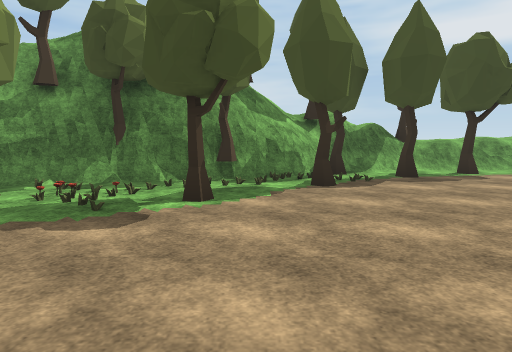
View 1 (above)

24 first-person views from a walk through a Unity game level. The camera is 1.4 m above the floor, tilts 6° down and sees 75° across. The floor is counted in squares, 2 m on a side. Each view is taken from the middle of a square. On the plan, view 1 faces up. The plan holds only what a view shows up to about 10 squares ahead; the rest is blank. The place goes on beyond the plan. Some animated figures are left out. Some surface patterns are stand-ins.

View 2
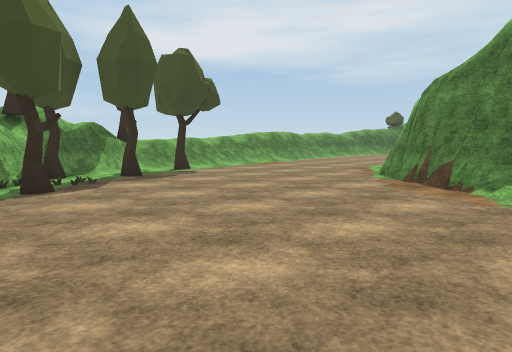

View 3
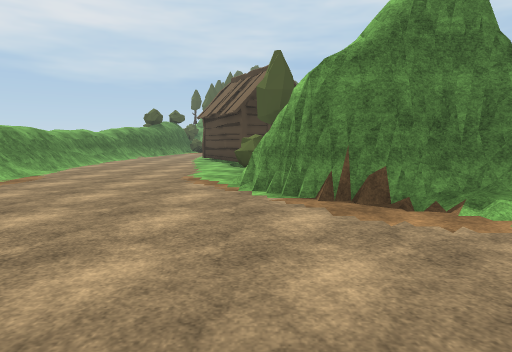

View 4
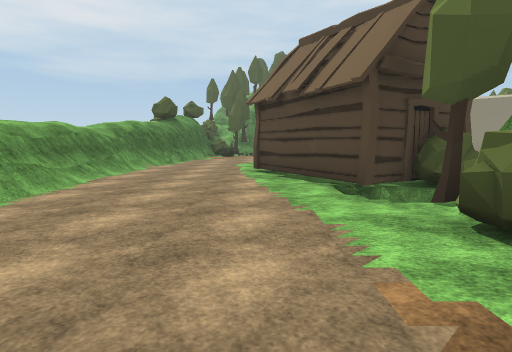

View 5
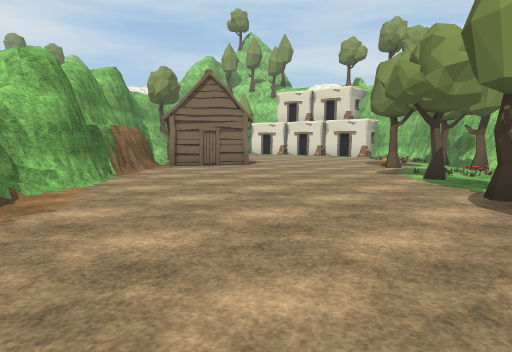

View 6
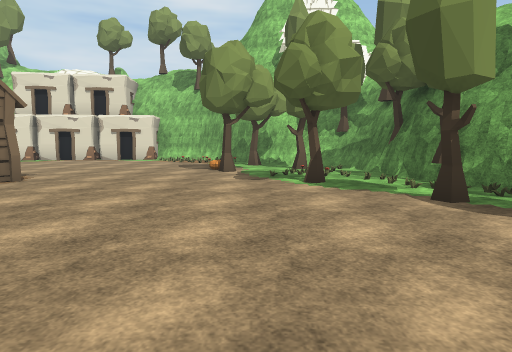

View 7
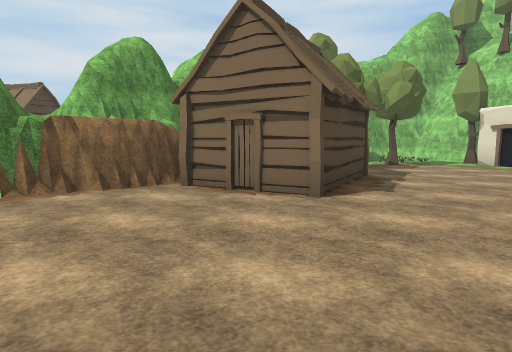

View 8
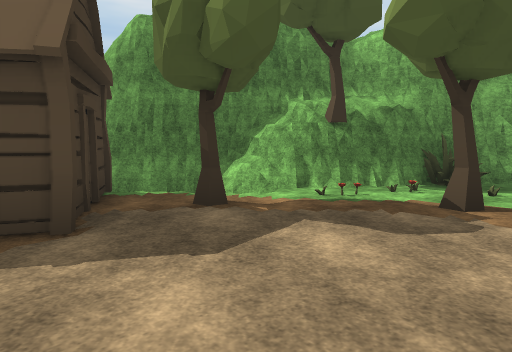

View 9
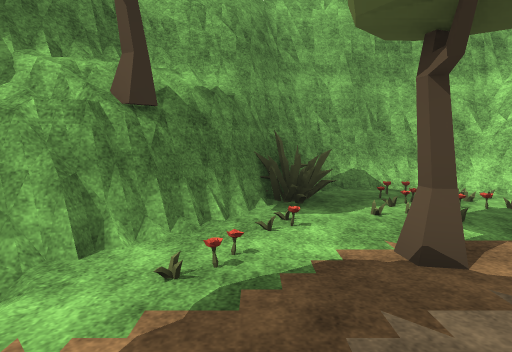

View 10
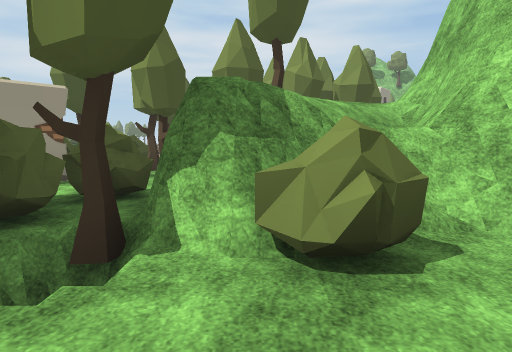

View 11
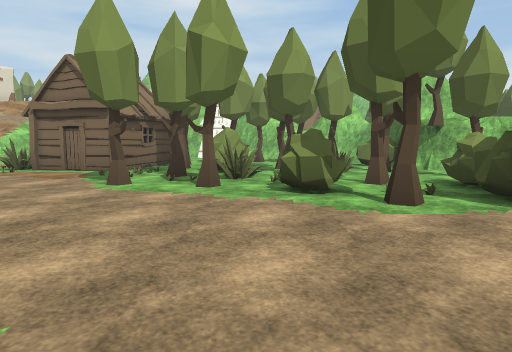

View 12
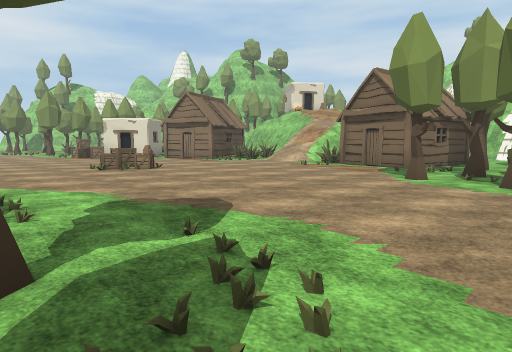

View 13
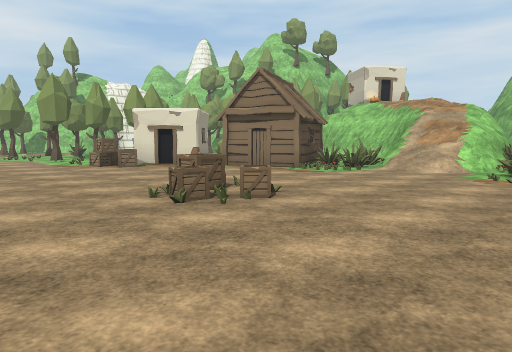

View 14
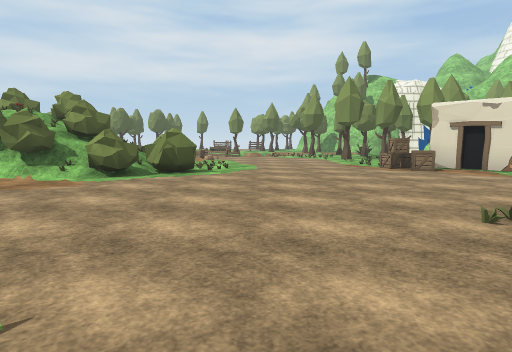

View 15
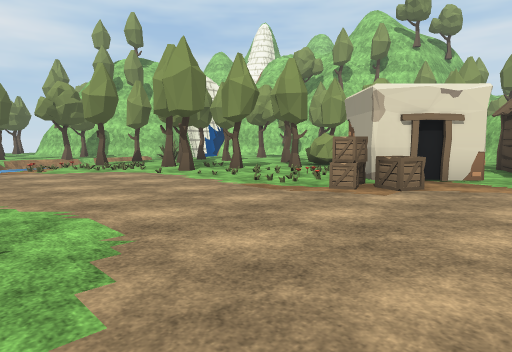

View 16
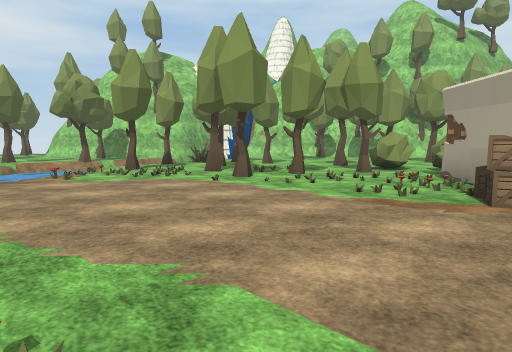

View 17
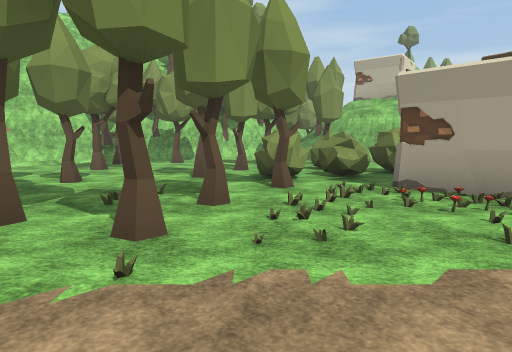

View 18
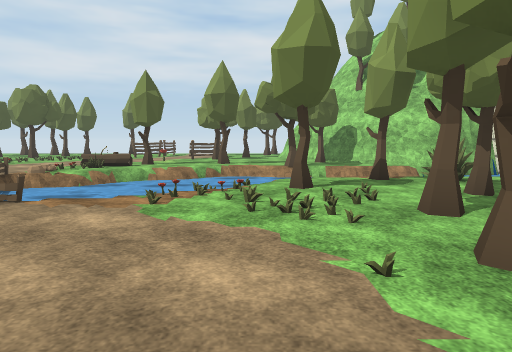

View 19
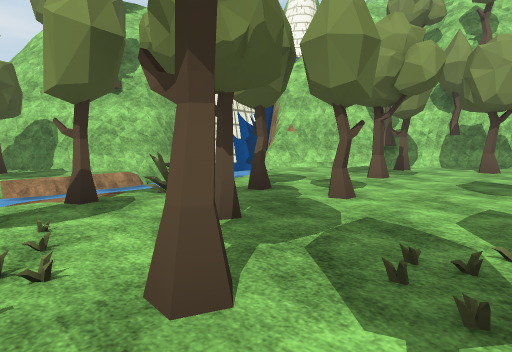

View 20
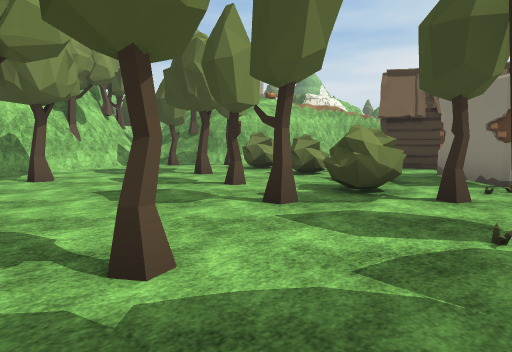

View 21
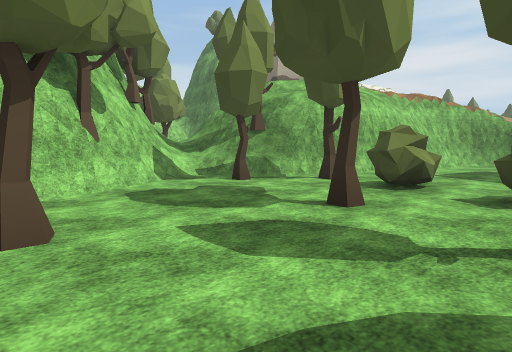

View 22
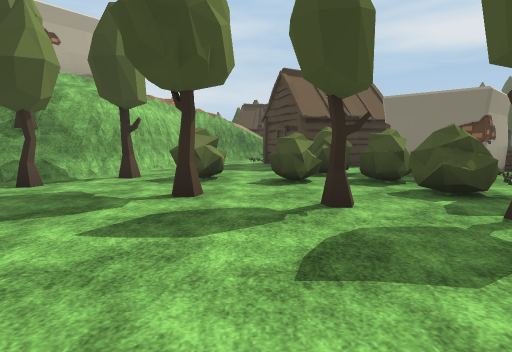

View 23
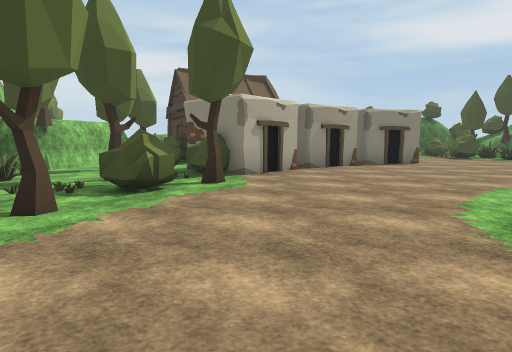

View 24
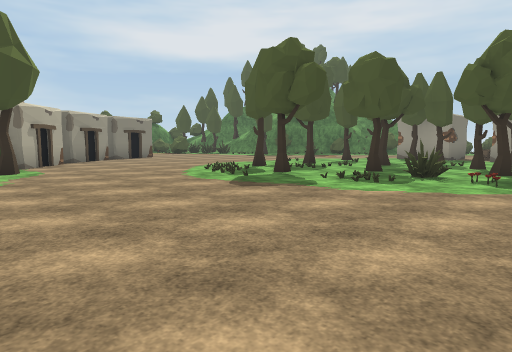

### Floor plan
Key: @ floor where view 1 was taken; # wall or solid block; . main floor; : floor 0.75 m higher than the main floor; + floor 3.75 m higher than the main floor; / step, stairs or slope; = window, fence, low wall or low ledge; ≈ water the walk keeps out of; ^ raised ledge; v drop or lower ground; T tree; B bush; H hut; F flower; C crate; E fence; L log; O other object.
Columns run from 5 left of view 1 to 22 right of it. Each row starts with its distance up from view 1.
  9        ##T//    #====
  8       ###/// //==/////#
  7     ###T..T............
  6 ###TT...T..............
  5 #/O...T.............H..
  4 #OTOT.............HHH
  3 T.O.........#.BBTH..H
  2  .T........###^##BBH  O  O
  1 ...........###^##B.   ###...
  0 .....@...### ###...#O##.....
 -1 ....H....##  ##..TB###.....
 -2 ....HHH###   BBT..BB#......
 -3 .....H##      T..T.T......
 -4 ...HH #      T.TT.BB.....
 -5 ...THH#     T....#.......T
 -6 ....v##      T.B.#T........T
 -7 .TF###       TT.T.T.....T...
 -8 O.O##        HHH.........T.T
 -9 O.##           H............
-10 ###            HO........#..
-11               .=........OOT
-12            ##/=/.........
-13             ////....CC....
-14            /## .....C......
-15            #/ ##...........
-16            #.  HH...........
-17           ##..H.H...........
-18       OO###...HHHO.......BBB
-19        OO+#......##C..... :B
-20       #####...BB###CC.... O
-21        ###.TB.BBBOOO..... O=
-22        ##T.....BB........
-23         #...T.TBBTT......
-24         #T.....T...T....
-25         ##.........T.....
-26          #.T....T.T...O≈E
-27           T=T.T..T..TOO
-28           #T.....#.T.≈ ≈≈≈
-29           ###...≈ ≈≈  ≈≈≈≈O
-30             ##     ≈ ≈≈≈≈OO
-31              #≈ ≈≈≈≈T≈≈..L
-32              #####    T T=

Where each view was taken, in squares from view 1:
view 1: 0 up, 0 right, facing up
view 2: 0 up, 0 right, facing up-right
view 3: 3 up, 2 right, facing right
view 4: 5 up, 7 right, facing right
view 5: 6 up, 6 right, facing down-left
view 6: 3 up, 5 right, facing left
view 7: 3 up, 0 right, facing down
view 8: 3 down, 5 left, facing down-right
view 9: 5 down, 3 left, facing down
view 10: 5 up, 10 right, facing down
view 11: 5 down, 18 right, facing left
view 12: 5 down, 19 right, facing down-left
view 13: 10 down, 18 right, facing down-left
view 14: 11 down, 18 right, facing down
view 15: 17 down, 19 right, facing down-left
view 16: 19 down, 19 right, facing down-left
view 17: 23 down, 17 right, facing left
view 18: 22 down, 16 right, facing down
view 19: 24 down, 15 right, facing down-left
view 20: 27 down, 13 right, facing up-left
view 21: 26 down, 9 right, facing up-left
view 22: 27 down, 8 right, facing up
view 23: 9 down, 15 right, facing up
view 24: 12 down, 13 right, facing up-right
